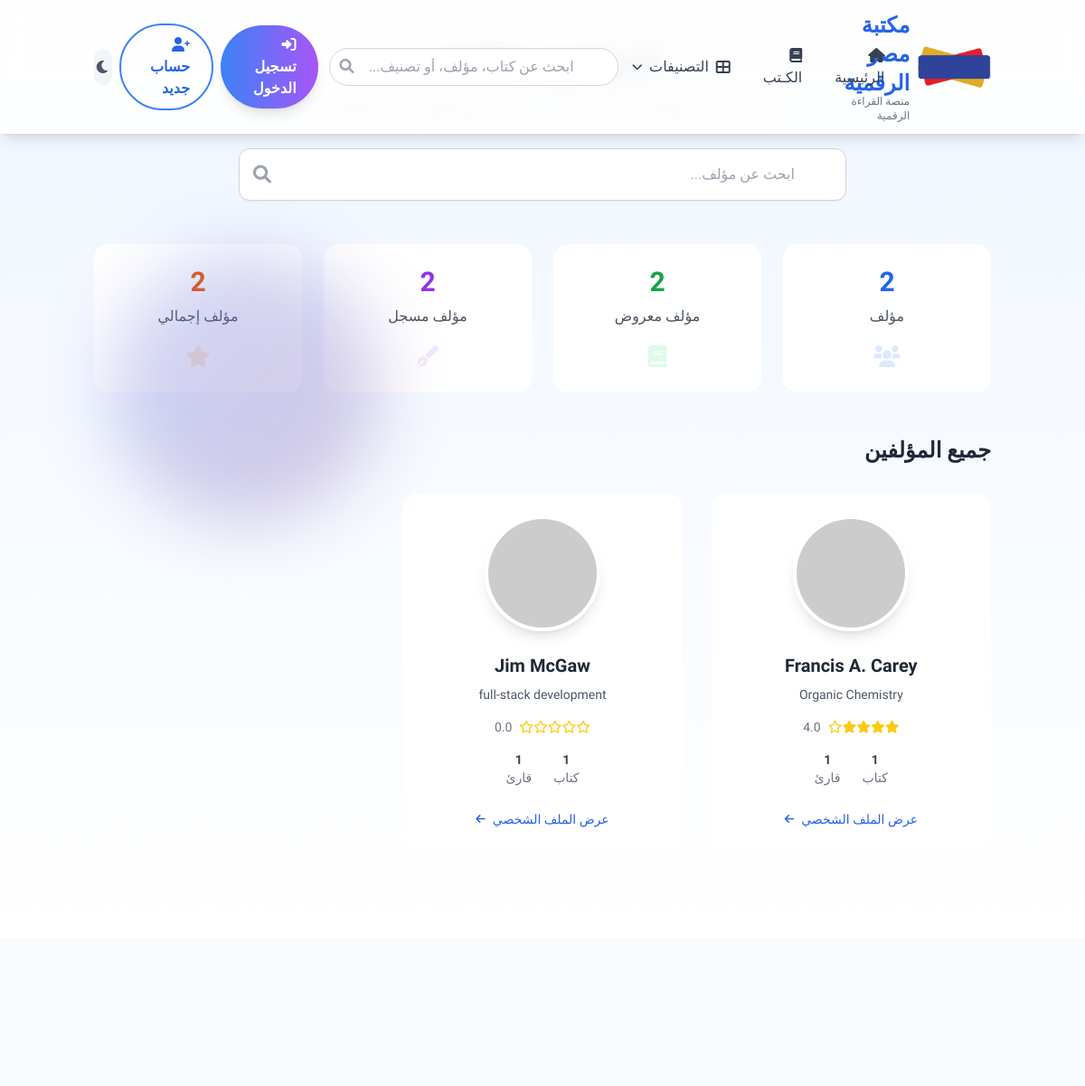
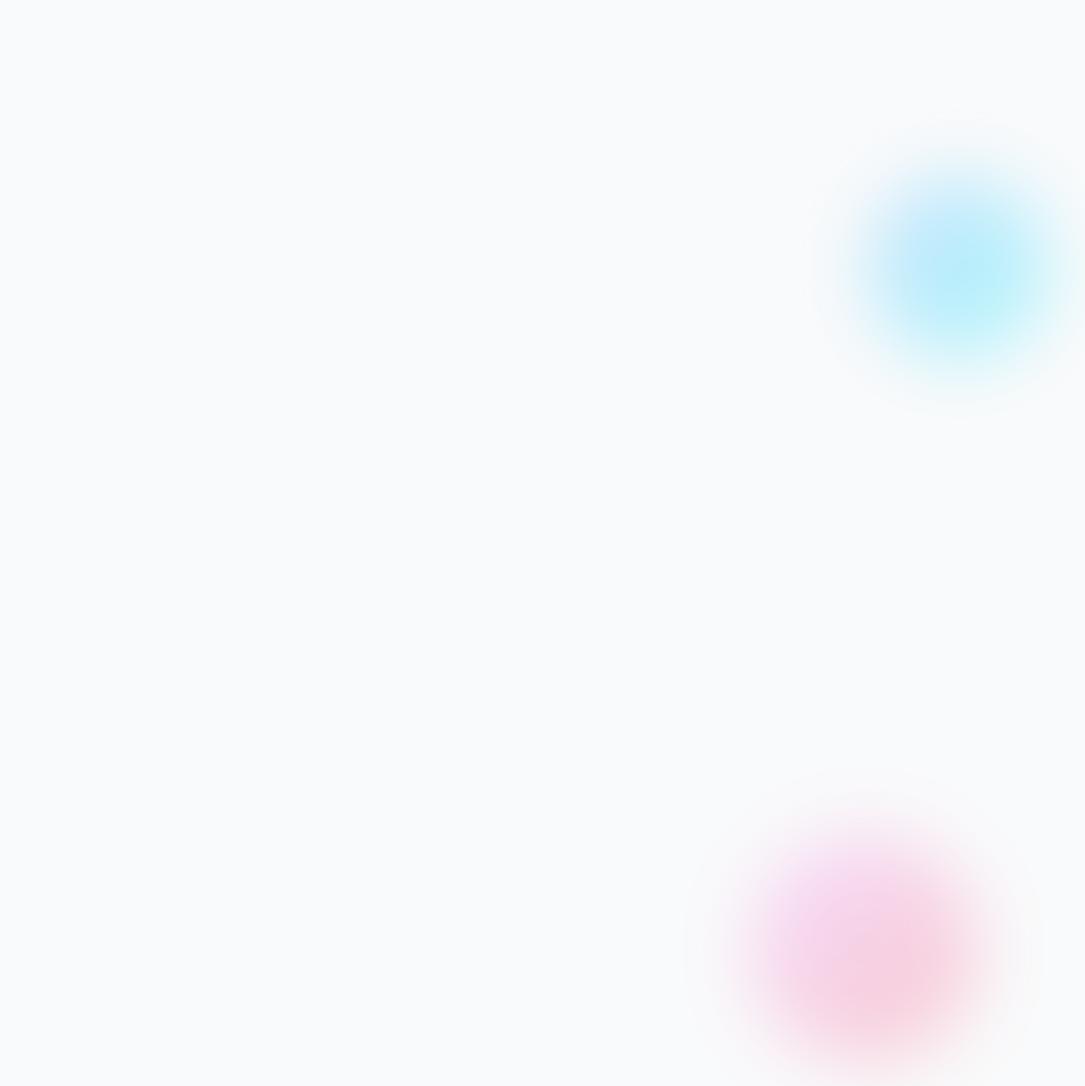
Screenshot of /authors/ with the database file from the repository (2 pictures, top to bottom).
### books/models.py (models this page shows, shortened)
class Author(models.Model):
    name = models.CharField(max_length=200, verbose_name="اسم المؤلف")
    bio = models.TextField(verbose_name="السيرة الذاتية", blank=True, null=True)
    avatar = models.ImageField(upload_to='authors/avatars/', verbose_name="الصورة الشخصية", blank=True, null=True)
    specialization = models.CharField(max_length=200, verbose_name="التخصص", blank=True, null=True)
    website = models.URLField(verbose_name="الموقع الإلكتروني", blank=True, null=True)
    email = models.EmailField(verbose_name="البريد الإلكتروني", blank=True, null=True)
    is_featured = models.BooleanField(default=False, verbose_name="مميز")
    created_at = models.DateTimeField(auto_now_add=True)
    updated_at = models.DateTimeField(auto_now=True)
    class Meta:
        verbose_name = "مؤلف"
        verbose_name_plural = "المؤلفون"
        ordering = ['name']
    def get_books_count(self):
        return self.books.count()
    def get_total_readers(self):
        return ReadingHistory.objects.filter(book__author=self).values('user').distinct().count()
    def average_rating(self):
        from django.db.models import Avg
        avg = self.books.aggregate(avg_rating=Avg('reviews__rating'))['avg_rating']
        return avg if avg else 0

### books/views.py (the view)
# urls.py: path('authors/', views.all_authors, name='all_authors'),
def all_authors(request):
    authors = Author.objects.annotate(
        books_count=Count('books')
    ).order_by('-books_count')
    search_query = request.GET.get('q', '')
    if search_query:
        authors = authors.filter(
            Q(name__icontains=search_query) |
            Q(specialization__icontains=search_query) |
            Q(bio__icontains=search_query)
        )
    paginator = Paginator(authors, 12)
    page_number = request.GET.get('page')
    page_obj = paginator.get_page(page_number)
    context = {
        'page_obj': page_obj,
        'search_query': search_query,
        'total_authors': authors.count(),
    }
    return render(request, 'authors/list.html', context)

### templates/authors/list.html (shortened to what this page needs)
{% extends 'base.html' %}
{% load static %}
{% block content %}
<div class="bg-gradient-to-b from-blue-50 to-white dark:from-gray-900 dark:to-gray-800 py-12">
    <div class="container mx-auto px-4">
        <div class="text-center mb-12">
            <h1 class="text-4xl font-bold text-gray-800 dark:text-white mb-4">المؤلفون والكتاب</h1>
            <p class="text-lg text-gray-600 dark:text-gray-300 max-w-2xl mx-auto">
            </p>
            <div class="max-w-2xl mx-auto mt-8">
                <form method="get" class="relative">
                    <div class="relative">
                        <input type="text"
                               name="q"
                               value="{{ search_query }}"
                               placeholder="ابحث عن مؤلف..."
                               class="w-full px-6 py-4 pr-14 text-right bg-white dark:bg-gray-700 border border-gray-300 dark:border-gray-600 rounded-xl shadow-sm focus:ring-2 focus:ring-blue-500 focus:border-blue-500 dark:focus:ring-blue-600 dark:text-white transition-all">
                        <button type="submit" class="absolute left-4 top-1/2 transform -translate-y-1/2 text-gray-400 hover:text-blue-500 dark:hover:text-blue-400">
                            <i class="fas fa-search text-xl"></i>
                        </button>
                    </div>
                </form>
            </div>
        </div>
        <div class="grid grid-cols-1 md:grid-cols-4 gap-6 mb-12">
            <div class="stat-card bg-white dark:bg-gray-800 rounded-2xl p-6 text-center">
                <div class="text-3xl font-bold text-blue-600 dark:text-blue-400 mb-2">{{ total_authors }}</div>
                <div class="text-gray-600 dark:text-gray-400">مؤلف</div>
                <div class="mt-4">
                    <i class="fas fa-users text-2xl text-blue-100 dark:text-blue-900"></i>
                </div>
            </div>
            <div class="stat-card bg-white dark:bg-gray-800 rounded-2xl p-6 text-center">
                {% with total_books=page_obj.object_list|length %}
                <div class="text-3xl font-bold text-green-600 dark:text-green-400 mb-2">
                    {{ page_obj.object_list|length }}
                </div>
                {% endwith %}
                <div class="text-gray-600 dark:text-gray-400">مؤلف معروض</div>
                <div class="mt-4">
                    <i class="fas fa-book text-2xl text-green-100 dark:text-green-900"></i>
                </div>
            </div>
            <div class="stat-card bg-white dark:bg-gray-800 rounded-2xl p-6 text-center">
                <div class="text-3xl font-bold text-purple-600 dark:text-purple-400 mb-2">
                    {{ total_authors }}
                </div>
                <div class="text-gray-600 dark:text-gray-400">مؤلف مسجل</div>
                <div class="mt-4">
                    <i class="fas fa-pen-fancy text-2xl text-purple-100 dark:text-purple-900"></i>
                </div>
            </div>
            <div class="stat-card bg-white dark:bg-gray-800 rounded-2xl p-6 text-center">
                <div class="text-3xl font-bold text-orange-600 dark:text-orange-400 mb-2">
                    {% with count=page_obj.paginator.count %}{{ count }}{% endwith %}
                </div>
                <div class="text-gray-600 dark:text-gray-400">مؤلف إجمالي</div>
                <div class="mt-4">
                    <i class="fas fa-star text-2xl text-orange-100 dark:text-orange-900"></i>
                </div>
            </div>
        </div>
        <div class="mb-12">
            <h2 class="text-2xl font-bold text-gray-800 dark:text-white mb-8">جميع المؤلفين</h2>
            {% if page_obj %}
            <div class="grid grid-cols-1 sm:grid-cols-2 lg:grid-cols-3 xl:grid-cols-4 gap-8">
                {% for author in page_obj %}
                <a href="{% url 'author_detail' author.id %}" class="group">
                    <div class="hover-card bg-white dark:bg-gray-800 rounded-2xl p-6 text-center transition-all duration-300 hover:shadow-xl hover:-translate-y-2">
                        <div class="w-32 h-32 mx-auto mb-6 rounded-full overflow-hidden border-4 border-white dark:border-gray-700 shadow-lg group-hover:border-blue-200 dark:group-hover:border-blue-900 transition-colors">
                            {% if author.avatar %}
                            <img src="{{ author.avatar.url }}" alt="{{ author.name }}" class="w-full h-full object-cover group-hover:scale-110 transition-transform duration-300">
                            {% else %}
                            <img src="https://api.dicebear.com/7.x/avataaars/svg?seed={{ author.id }}" alt="{{ author.name }}" class="w-full h-full object-cover">
                            {% endif %}
                        </div>
                        <h3 class="font-bold text-gray-800 dark:text-white text-xl mb-2 group-hover:text-blue-600 dark:group-hover:text-blue-400 transition-colors">
                            {{ author.name }}
                        </h3>
                        {% if author.specialization %}
                        <p class="text-gray-600 dark:text-gray-400 text-sm mb-4">
                            {{ author.specialization }}
                        </p>
                        {% endif %}
                        <div class="flex items-center justify-center mb-4">
                            <div class="flex text-yellow-400">
                                {% with avg_rating=author.average_rating %}
                                {% for i in "12345"|make_list %}
                                    {% if forloop.counter <= avg_rating %}
                                        <i class="fas fa-star text-sm"></i>
                                    {% elif forloop.counter|add:"-0.5" <= avg_rating %}
                                        <i class="fas fa-star-half-alt text-sm"></i>
                                    {% else %}
                                        <i class="far fa-star text-sm"></i>
                                    {% endif %}
                                {% endfor %}
                                {% endwith %}
                            </div>
                            <span class="text-gray-500 dark:text-gray-400 mr-2 text-sm">
                                {{ author.average_rating|floatformat:1 }}
                            </span>
                        </div>
                        <div class="flex justify-center space-x-6 space-x-reverse text-sm">
                            <div class="text-center">
                                <div class="font-bold text-gray-700 dark:text-gray-300">{{ author.get_books_count }}</div>
                                <div class="text-gray-500 dark:text-gray-400">كتاب</div>
                            </div>
                            <div class="text-center">
                                <div class="font-bold text-gray-700 dark:text-gray-300">{{ author.get_total_readers }}</div>
                                <div class="text-gray-500 dark:text-gray-400">قارئ</div>
                            </div>
                        </div>
                        <div class="mt-6">
                            <span class="inline-flex items-center text-blue-600 dark:text-blue-400 text-sm font-medium">
                                <span>عرض الملف الشخصي</span>
                                <i class="fas fa-arrow-left mr-2 text-xs"></i>
                            </span>
                        </div>
                    </div>
                </a>
                {% endfor %}
            </div>
            {% endif %}
        </div>
    </div>
</div>
{% endblock %}

### rows the page displays
Author: name "Francis A. Carey", specialization "Organic Chemistry", average_rating "4.0", get_books_count "1", get_total_readers "1"
Author: name "Jim McGaw", specialization "full-stack development", average_rating "0.0", get_books_count "1", get_total_readers "1"

### other values shown
{{ total_authors }} "2"
{{ page_obj.object_list|length }} "2"
{{ count }} "2"
